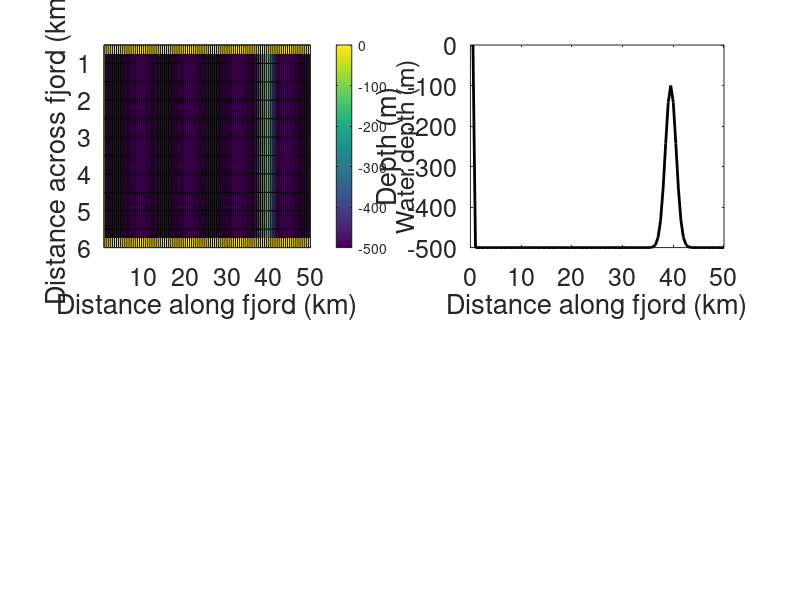

Reproduce this figure in MATLAB. (Note: this script raises an error after producing the figure.)
% genSill

clear
close all
clc

%% Initial settings

% Add paths to libraries
addpath(genpath('D:/work/PhD/MITgcm/mfiles'));

% Accuracy of binary files
acc = 'real*8';

% Number of time levels for time varying forcing
nt = 1;

% sill depth (below fjord surface)
sill_depth = 100; % metres

%% Gridding

% Cell resolution
deltaX = 500;
deltaY = 500;
deltaZ = 10;

% Dimensions of grid
nx=100; % 50 km long
ny=12; % 10 km wide (plus 500 m walls)
nz=50; % 500 m deep

% Sill depth relative to fjord depth
h = sill_depth/(nz*deltaZ);

% x scale
delx = zeros(1,nx); 
delx(:) = deltaX;

% y scale
dely = zeros(1,ny);
dely(:) = deltaY;

% Distances for plotting
Xdist = cumsum(delx./1000);
Ydist = cumsum(dely./1000);

% Vertical cell spacing
zprof = -((0.5*deltaZ):deltaZ:((nz*deltaZ)-(0.5*deltaZ)));
delz = zeros(1,nz);
delz(:) = deltaZ;

% Bathymetry
%   - start with 500 m deep rectangular fjord
bathymetry = zeros(nx,ny); % pre-allocate
bathymetry(:) = -deltaZ*nz; % uniformly 500 m deep (negative)
%   - create gaussian sill
a1 = (deltaZ*nz)-((deltaZ*nz)*h); % amplitude 
b1 = 10; % location of peak along sill (relates to x below)
c1 = 3; % relates to width of peak
x = 1:20; % number of cells wide
sill = a1.*exp(-((x-b1)./c1).^2);
bathymetry(nx-30:nx-30+length(sill)-1,:) = bathymetry(nx-30:nx-30+length(sill)-1,:) + repmat(sill(:),[1,size(bathymetry,2)]);
%   - fjord walls
bathymetry(1,:) = 0; % barrier behind virtual glacier front (at western end of domain)
bathymetry(:,[1 end]) = 0; % fjord walls
fid=fopen('bathymetry.bin','w','b'); fwrite(fid,bathymetry,acc);fclose(fid);

% Plot
figure('units','normalized','outerposition',[0 0 1 1],'visible','on');  
set(gcf,'color','w');
axes
set(gca, 'color', [1 1 1]);
%   - Map
subplot(2,2,1);
imagesc(Xdist,Ydist,bathymetry');
caxis;
cb = colorbar;
ylabel(cb,'Water depth (m)','fontsize',18);
xlabel('Distance along fjord (km)');
ylabel('Distance across fjord (km)');
xlim([min(Xdist(:)) max(Xdist(:))]);
ylim([min(Ydist(:)) max(Ydist(:))]);
% Model grid
hold on
for i=1:length(Xdist)
    plot([Xdist(i) Xdist(i)],[Ydist(1) Ydist(end)],'k');
end
for i=1:length(Ydist)
    plot([Xdist(1) Xdist(end)],[Ydist(i) Ydist(i)],'k');
end
set(gca,'fontsize',18);

% Transect
subplot(2,2,2)
plot(Xdist(:),squeeze(bathymetry(:,6)),'color','k','linewidth',2);
xlabel('Distance along fjord (km)');
ylabel('Depth (m)');
set(gca,'fontsize',18);
export_fig('domain','-r150','-png');
